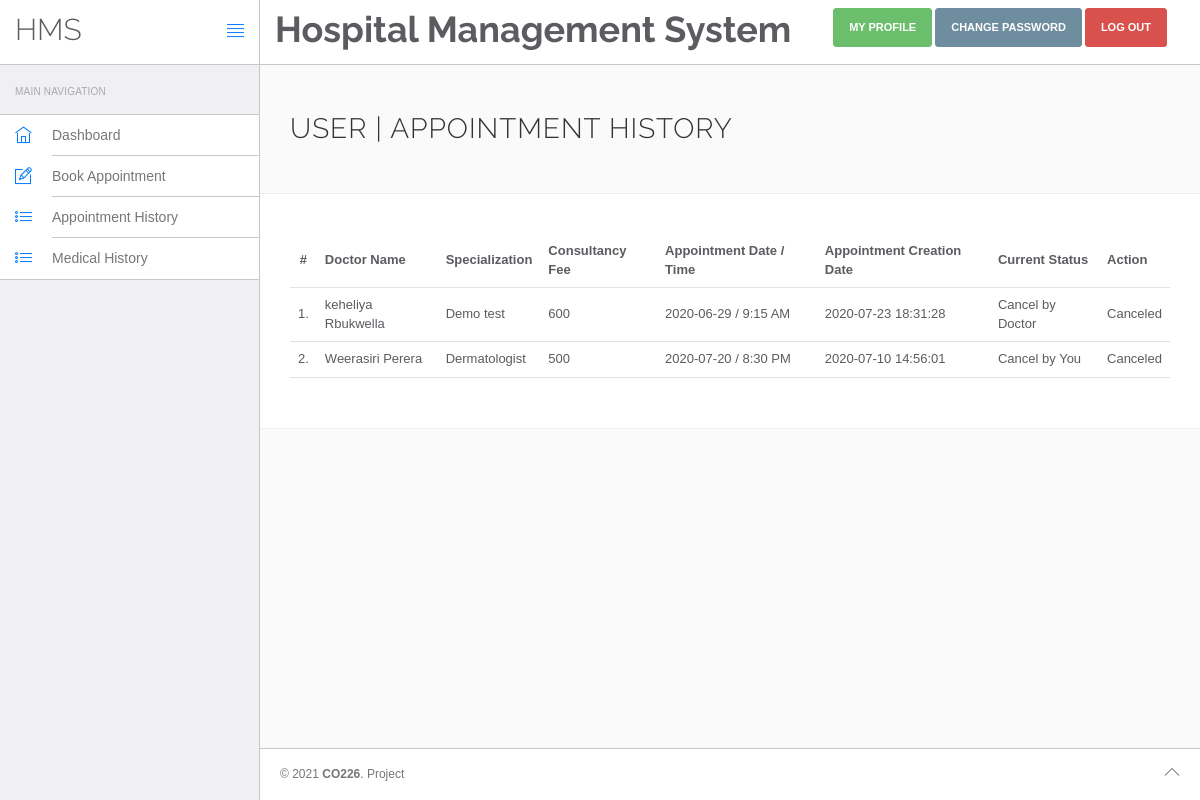
Page /hospital/hms/appointment-history.php (signed in) on the committed database.
### tables this page shows
CREATE TABLE `appointment` (
  `id` int(11) NOT NULL,
  `doctorSpecialization` varchar(255) DEFAULT NULL,
  `doctorId` int(11) DEFAULT NULL,
  `userId` int(11) DEFAULT NULL,
  `consultancyFees` int(11) DEFAULT NULL,
  `appointmentDate` varchar(255) DEFAULT NULL,
  `appointmentTime` varchar(255) DEFAULT NULL,
  `postingDate` timestamp NULL DEFAULT current_timestamp(),
  `userStatus` int(11) DEFAULT NULL,
  `doctorStatus` int(11) DEFAULT NULL,
  `updationDate` timestamp NULL DEFAULT NULL ON UPDATE current_timestamp()
);

CREATE TABLE `doctors` (
  `id` int(11) NOT NULL,
  `specilization` varchar(255) DEFAULT NULL,
  `doctorName` varchar(255) DEFAULT NULL,
  `address` longtext DEFAULT NULL,
  `docFees` varchar(255) DEFAULT NULL,
  `contactno` bigint(11) DEFAULT NULL,
  `docEmail` varchar(255) DEFAULT NULL,
  `password` varchar(255) DEFAULT NULL,
  `creationDate` timestamp NULL DEFAULT current_timestamp(),
  `updationDate` timestamp NULL DEFAULT NULL ON UPDATE current_timestamp()
);

### hospital/hms/appointment-history.php (the view, shortened to what this page needs)
<?php
include('include/config.php');
?>
<!DOCTYPE html>
<html lang="en">
<head>
    <link rel="stylesheet" href="vendor/bootstrap/css/bootstrap.min.css">
    <link rel="stylesheet" href="vendor/fontawesome/css/font-awesome.min.css">
    <link rel="stylesheet" href="vendor/themify-icons/themify-icons.min.css">
    <link href="vendor/animate.css/animate.min.css" rel="stylesheet" media="screen">
    <link href="vendor/perfect-scrollbar/perfect-scrollbar.min.css" rel="stylesheet" media="screen">
    <link href="vendor/switchery/switchery.min.css" rel="stylesheet" media="screen">
    <link href="vendor/bootstrap-touchspin/jquery.bootstrap-touchspin.min.css" rel="stylesheet" media="screen">
    <link href="vendor/select2/select2.min.css" rel="stylesheet" media="screen">
    <link href="vendor/bootstrap-datepicker/bootstrap-datepicker3.standalone.min.css" rel="stylesheet" media="screen">
    <link href="vendor/bootstrap-timepicker/bootstrap-timepicker.min.css" rel="stylesheet" media="screen">
    <link rel="stylesheet" href="assets/css/styles.css">
    <link rel="stylesheet" href="assets/css/plugins.css">
    <link rel="stylesheet" href="assets/css/themes/theme-1.css" id="skin_color" />
</head>
<body>
    <div id="app">
        <?php include('include/sidebar.php');?>
        <div class="app-content">
            <?php include('include/header.php');?>
            <div class="main-content">
                <div class="wrap-content container" id="container">
                    <section id="page-title">
                        <div class="row">
                            <div class="col-sm-8">
                                <h1 class="mainTitle">User | Appointment History</h1>
                            </div>
                        </div>
                    </section>
                    <div class="container-fluid container-fullw bg-white">
                        <div class="row">
                            <div class="col-md-12">
                                <table class="table table-hover" id="sample-table-1">
                                    <thead>
                                        <tr>
                                            <th class="center">#</th>
                                            <th class="hidden-xs">Doctor Name</th>
                                            <th>Specialization</th>
                                            <th>Consultancy Fee</th>
                                            <th>Appointment Date / Time </th>
                                            <th>Appointment Creation Date </th>
                                            <th>Current Status</th>
                                            <th>Action</th>
                                        </tr>
                                    </thead>
                                    <tbody>
                                        <?php
$sql=mysqli_query($con,"select doctors.doctorName as docname,appointment.*  from appointment join doctors on doctors.id=appointment.doctorId where appointment.userId='".$_SESSION['id']."'");
$cnt=1;
while($row=mysqli_fetch_array($sql))
{
?>
                                        <tr>
                                            <td class="center"><?php echo $cnt;?>.</td>
                                            <td class="hidden-xs"><?php echo $row['docname'];?></td>
                                            <td><?php echo $row['doctorSpecialization'];?></td>
                                            <td><?php echo $row['consultancyFees'];?></td>
                                            <td><?php echo $row['appointmentDate'];?> / <?php echo
												 $row['appointmentTime'];?>
                                            </td>
                                            <td><?php echo $row['postingDate'];?></td>
                                            <td>
                                                <?php if(($row['userStatus']==1) && ($row['doctorStatus']==1))
if(($row['userStatus']==0) && ($row['doctorStatus']==1))
{
	echo "Cancel by You";
}
if(($row['userStatus']==1) && ($row['doctorStatus']==0))
{
	echo "Cancel by Doctor";
}
												?></td>
                                            <td>
                                                <div class="visible-md visible-lg hidden-sm hidden-xs">
                                                    <?php if(($row['userStatus']==1) && ($row['doctorStatus']==1))
{ ?>
                                                    <a href="appointment-history.php?id=<?php echo $row['id']?>&cancel=update"
                                                        onClick="return confirm('Are you sure you want to cancel this appointment ?')"
                                                        class="btn btn-transparent btn-xs tooltips"
                                                        title="Cancel Appointment" tooltip-placement="top"
                                                        tooltip="Remove">Cancel</a>
                                                    <?php } else {
		echo "Canceled";
		} ?>
                                                </div>
                                            </td>
                                        </tr>
                                        <?php
$cnt=$cnt+1;
											 }?>
                                    </tbody>
                                </table>
                            </div>
                        </div>
                    </div>
                </div>
            </div>
        </div>
        <?php include('include/footer.php');?>
    </div>
</body>
</html>

### hospital/hms/assets/css/themes/theme-1.css (style rules this page uses)
body { background: #FAFAFA; }

### rows in the picture
appointment: doctorId.doctorName "keheliya Rbukwella", doctorSpecialization "Demo test", consultancyFees "600", appointmentDate "2020-06-29", appointmentTime "9:15 AM", postingDate "2020-07-23 18:31:28", userStatus "Cancel by Doctor"
appointment: doctorId.doctorName "Weerasiri Perera", doctorSpecialization "Dermatologist", consultancyFees "500", appointmentDate "2020-07-20", appointmentTime "8:30 PM", postingDate "2020-07-10 14:56:01", userStatus "Cancel by You"
